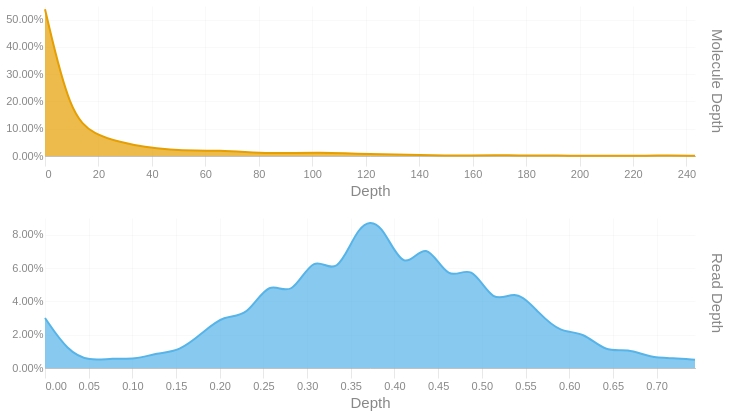

The notebook cell this image was saved under:
### Code cell
readdep = depth_hist(tb['Read Depth'], q99, 3)
readdep = readdep.with_columns(pl.lit('Read Depth').alias('Metric'))
if not SKIPLR:
    moldep = depth_hist(tb['Molecule Depth'], mol_q99, 1)
    moldep = moldep.with_columns(pl.lit('Molecule Depth').alias('Metric'))
    _hist = pl.concat([readdep, moldep])
    _hist = _hist.filter(pl.col('Proportion') != 0)
    with SafeRender(_hist):
        (
            alt.Chart(_hist)        
            .mark_area(interpolate = "basis")
            .encode(
                x=alt.X('Bin:Q').scale(domainMin=0).axis(alt.Axis(title='Depth')),
                y = alt.Y('Proportion:Q', title = None).axis(format = '.2%'),
                color = alt.Color('Metric:N').legend(None),
                row = alt.Row("Metric:N").header(title = None, labelOrient = 'right'),
                tooltip = [
                    alt.Tooltip("Metric:N", title = "Metric"),
                    alt.Tooltip('Interval:N', title = "Depth Interval"),
                    alt.Tooltip('Proportion:Q', title = "% Alignments").format('.2%')
                ]
            )
            .resolve_scale(x='independent', y='independent')
            .properties(
                height = 150, width = 650,
                usermeta={'embedOptions': {'downloadFileName': f'{samplename}.depth.hist'}}
            )
        ).display()
else:
    readdep = readdep.filter(pl.col('Proportion') != 0)
    with SafeRender(readdep):
        (
            alt.Chart(readdep)        
            .mark_area(interpolate = "basis")
            .encode(
                x=alt.X('Bin:Q').scale(domainMin=0).axis(alt.Axis(title='Depth')),
                y = alt.Y('Proportion:Q', title = None).axis(format = '.2%'),
                tooltip = [
                    alt.Tooltip('Interval:N', title = "Depth Interval"),
                    alt.Tooltip('Proportion:Q', title = "% Alignments").format('.2%')
                ]
            )
            .properties(
                usermeta={'embedOptions': {'downloadFileName': f'{samplename}.depth.hist'}}
            )
        ).display()

### Figure 1 — Vega-Lite specification as saved in the notebook (floating-point values rounded to 4 significant figures)
{"width": 650, "height": 150, "config": {"title": {"anchor": "start", "dy": -15, "fontSize": 18, "color": "#888888", "subtitleColor": "#888888", "subtitleFontSize": 14}, "arc": {"fill": "#0072B2"}, "axis": {"domainColor": "#888888", "domainWidth": 0.5, "gridWidth": 0.2, "grid": false, "titleFontWeight": 400, "titleFontSize": 15, "labelFontSize": 11, "labelColor": "#888888", "tickColor": "#888888", "tickWidth": 0.2, "titleColor": "#888888"}, "axisBand": {"grid": false}, "axisX": {"grid": true, "tickSize": 10, "domainCap": "round"}, "axisY": {"domain": false, "grid": true, "tickSize": 0, "domainCap": "round"}, "background": "transparent", "header": {"labelFontSize": 15, "labelColor": "#888888", "titleFontSize": 15, "titleFontWeight": 600, "titleColor": "#888888"}, "legend": {"labelFont": "sans-serif", "labelFontSize": 12, "labelColor": "#888888", "symbolSize": 100, "symbolType": "circle", "titleFontSize": 12, "titlePadding": 10, "titleColor": "#888888", "title": null}, "range": {"category": ["#E69F00", "#56B4E9", "#009E73", "#F0E442", "#0072B2", "#D55E00", "#CC79A7", "#000000"], "diverging": ["#cfe8f3", "#a2d4ec", "#73bfe2", "#46abdb", "#1696d2", "#12719e"]}, "area": {"fill": "#0072B2", "fillOpacity": 0.7, "line": true, "strokeOpacity": 0.7}, "line": {"color": "#0072B2", "stroke": "#0072B2", "strokeWidth": 2}, "trail": {"color": "#0072B2", "stroke": "#0072B2", "strokeWidth": 0, "size": 1}, "point": {"filled": true, "fillOpacity": 1.0, "size": 95}, "text": {"color": "#888888", "fontSize": 11, "align": "right", "fontWeight": 400, "size": 11}, "bar": {"fill": "#0072B2", "stroke": null}, "view": {"stroke": null, "continuousWidth": 660, "continuousHeight": 400}}, "data": {"name": "data-b110ceb6a249dc09c47676b3f1e5404a"}, "mark": {"type": "area", "interpolate": "basis"}, "encoding": {"color": {"field": "Metric", "legend": null, "type": "nominal"}, "row": {"field": "Metric", "header": {"title": null, "labelOrient": "right"}, "type": "nominal"}, "tooltip": [{"field": "Metric", "title": "Metric", "type": "nominal"}, {"field": "Interval", "title": "Depth Interval", "type": "nominal"}, {"field": "Proportion", "format": ".2%", "title": "% Alignments", "type": "quantitative"}], "x": {"axis": {"title": "Depth"}, "field": "Bin", "scale": {"domainMin": 0}, "type": "quantitative"}, "y": {"axis": {"format": ".2%"}, "field": "Proportion", "title": null, "type": "quantitative"}}, "resolve": {"scale": {"x": "independent", "y": "independent"}}, "usermeta": {"embedOptions": {"downloadFileName": "S1_Musquodoboit_007.depth.hist"}}, "$schema": "https://vega.github.io/schema/vega-lite/v6.1.0.json", "datasets": {"data-b110ceb6a249dc09c47676b3f1e5404a": [{"Bin": 0.0, "Interval": "0.0-0.026", "Proportion": 0.03, "Metric": "Read Depth"}, {"Bin": 0.026, "Interval": "0.026-0.051", "Proportion": 0.01, "Metric": "Read Depth"}, {"Bin": 0.051, "Interval": "0.051-0.077", "Proportion": 0.004, "Metric": "Read Depth"}, {"Bin": 0.077, "Interval": "0.077-0.103", "Proportion": 0.006, "Metric": "Read Depth"}, {"Bin": 0.103, "Interval": "0.103-0.128", "Proportion": 0.005, "Metric": "Read Depth"}, {"Bin": 0.128, "Interval": "0.128-0.154", "Proportion": 0.009, "Metric": "Read Depth"}, {"Bin": 0.154, "Interval": "0.154-0.18", "Proportion": 0.01, "Metric": "Read Depth"}, {"Bin": 0.18, "Interval": "0.18-0.205", "Proportion": 0.021, "Metric": "Read Depth"}, {"Bin": 0.205, "Interval": "0.205-0.231", "Proportion": 0.032, "Metric": "Read Depth"}, {"Bin": 0.231, "Interval": "0.231-0.257", "Proportion": 0.03, "Metric": "Read Depth"}, {"Bin": 0.257, "Interval": "0.257-0.282", "Proportion": 0.054, "Metric": "Read Depth"}, {"Bin": 0.282, "Interval": "0.282-0.308", "Proportion": 0.041, "Metric": "Read Depth"}, {"Bin": 0.308, "Interval": "0.308-0.334", "Proportion": 0.07, "Metric": "Read Depth"}, {"Bin": 0.334, "Interval": "0.334-0.359", "Proportion": 0.053, "Metric": "Read Depth"}, {"Bin": 0.359, "Interval": "0.359-0.385", "Proportion": 0.088, "Metric": "Read Depth"}, {"Bin": 0.385, "Interval": "0.385-0.411", "Proportion": 0.089, "Metric": "Read Depth"}, {"Bin": 0.411, "Interval": "0.411-0.436", "Proportion": 0.055, "Metric": "Read Depth"}, {"Bin": 0.436, "Interval": "0.436-0.462", "Proportion": 0.079, "Metric": "Read Depth"}, {"Bin": 0.462, "Interval": "0.462-0.488", "Proportion": 0.05, "Metric": "Read Depth"}, {"Bin": 0.488, "Interval": "0.488-0.513", "Proportion": 0.064, "Metric": "Read Depth"}, {"Bin": 0.513, "Interval": "0.513-0.539", "Proportion": 0.037, "Metric": "Read Depth"}, {"Bin": 0.539, "Interval": "0.539-0.565", "Proportion": 0.048, "Metric": "Read Depth"}, {"Bin": 0.565, "Interval": "0.565-0.59", "Proportion": 0.033, "Metric": "Read Depth"}, {"Bin": 0.59, "Interval": "0.59-0.616", "Proportion": 0.021, "Metric": "Read Depth"}, {"Bin": 0.616, "Interval": "0.616-0.642", "Proportion": 0.022, "Metric": "Read Depth"}, {"Bin": 0.642, "Interval": "0.642-0.667", "Proportion": 0.009, "Metric": "Read Depth"}, {"Bin": 0.667, "Interval": "0.667-0.693", "Proportion": 0.012, "Metric": "Read Depth"}, {"Bin": 0.693, "Interval": "0.693-0.719", "Proportion": 0.006, "Metric": "Read Depth"}, {"Bin": 0.719, "Interval": "0.719-0.744", "Proportion": 0.006, "Metric": "Read Depth"}, {"Bin": 0.744, "Interval": "0.744-0.77", "Proportion": 0.005, "Metric": "Read Depth"}, {"Bin": 0.0, "Interval": "0.0-9.4", "Proportion": 0.538, "Metric": "Molecule Depth"}, {"Bin": 9.4, "Interval": "9.4-18.7", "Proportion": 0.148, "Metric": "Molecule Depth"}, {"Bin": 18.7, "Interval": "18.7-28.1", "Proportion": 0.078, "Metric": "Molecule Depth"}, {"Bin": 28.1, "Interval": "28.1-37.4", "Proportion": 0.051, "Metric": "Molecule Depth"}, {"Bin": 37.4, "Interval": "37.4-46.8", "Proportion": 0.032, "Metric": "Molecule Depth"}, {"Bin": 46.8, "Interval": "46.8-56.1", "Proportion": 0.023, "Metric": "Molecule Depth"}, {"Bin": 56.1, "Interval": "56.1-65.5", "Proportion": 0.019, "Metric": "Molecule Depth"}, {"Bin": 65.5, "Interval": "65.5-74.8", "Proportion": 0.02, "Metric": "Molecule Depth"}, {"Bin": 74.8, "Interval": "74.8-84.2", "Proportion": 0.015, "Metric": "Molecule Depth"}, {"Bin": 84.2, "Interval": "84.2-93.5", "Proportion": 0.01, "Metric": "Molecule Depth"}, {"Bin": 93.5, "Interval": "93.5-102.9", "Proportion": 0.011, "Metric": "Molecule Depth"}, {"Bin": 102.9, "Interval": "102.9-112.2", "Proportion": 0.012, "Metric": "Molecule Depth"}, {"Bin": 112.2, "Interval": "112.2-121.6", "Proportion": 0.01, "Metric": "Molecule Depth"}, {"Bin": 121.6, "Interval": "121.6-130.9", "Proportion": 0.007, "Metric": "Molecule Depth"}, {"Bin": 130.9, "Interval": "130.9-140.3", "Proportion": 0.006, "Metric": "Molecule Depth"}, {"Bin": 140.3, "Interval": "140.3-149.6", "Proportion": 0.003, "Metric": "Molecule Depth"}, {"Bin": 149.6, "Interval": "149.6-159.0", "Proportion": 0.002, "Metric": "Molecule Depth"}, {"Bin": 159.0, "Interval": "159.0-168.4", "Proportion": 0.002, "Metric": "Molecule Depth"}, {"Bin": 168.4, "Interval": "168.4-177.7", "Proportion": 0.003, "Metric": "Molecule Depth"}, {"Bin": 177.7, "Interval": "177.7-187.1", "Proportion": 0.002, "Metric": "Molecule Depth"}, {"Bin": 187.1, "Interval": "187.1-196.4", "Proportion": 0.002, "Metric": "Molecule Depth"}, {"Bin": 196.4, "Interval": "196.4-205.8", "Proportion": 0.001, "Metric": "Molecule Depth"}, {"Bin": 205.8, "Interval": "205.8-215.1", "Proportion": 0.001, "Metric": "Molecule Depth"}, {"Bin": 215.1, "Interval": "215.1-224.5", "Proportion": 0.001, "Metric": "Molecule Depth"}, {"Bin": 224.5, "Interval": "224.5-233.8", "Proportion": 0.001, "Metric": "Molecule Depth"}, {"Bin": 233.8, "Interval": "233.8-243.2", "Proportion": 0.002, "Metric": "Molecule Depth"}, {"Bin": 243.2, "Interval": "243.2-252.5", "Proportion": 0.001, "Metric": "Molecule Depth"}]}}
